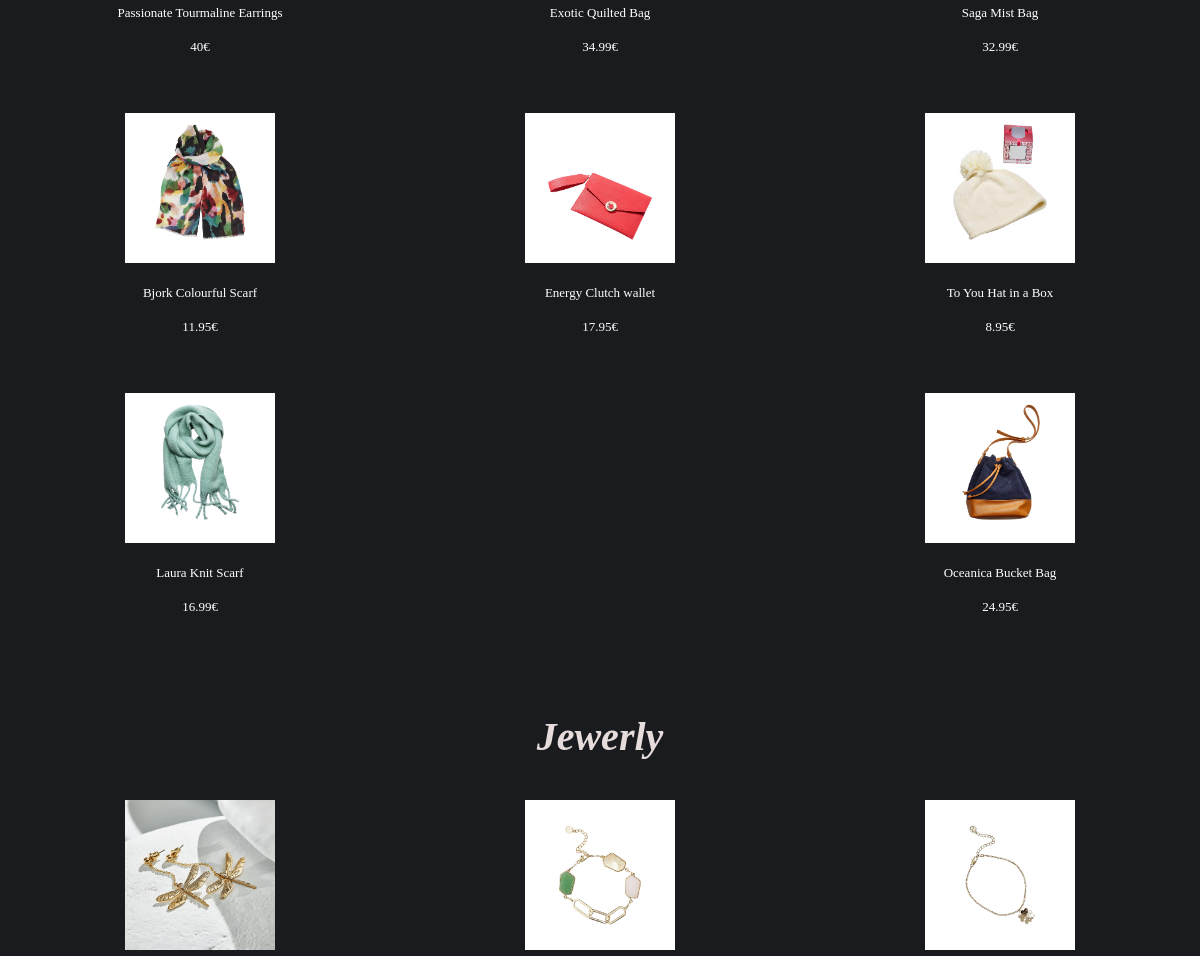
The app's page /views/accessories.php (middle part), older data.
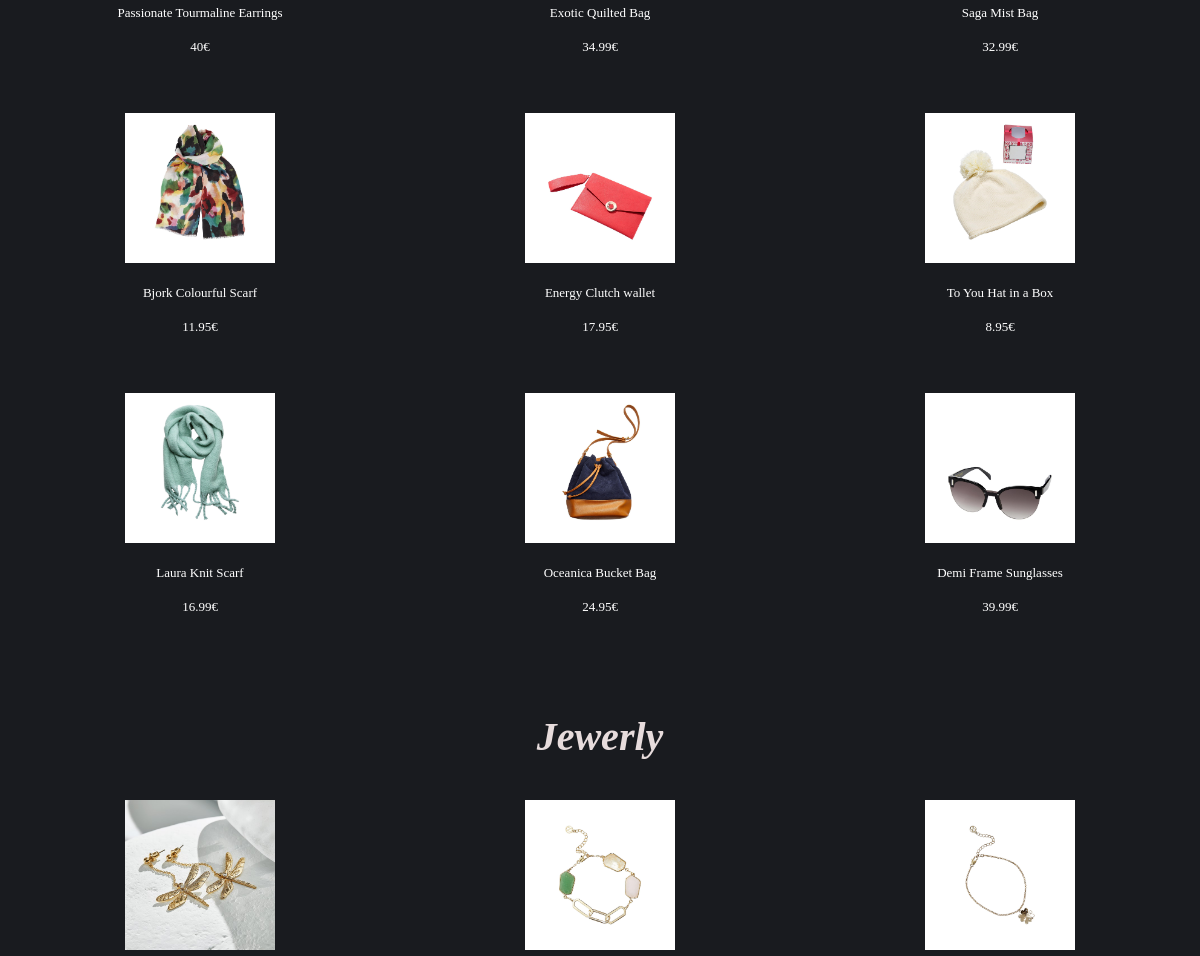
The same page, newer data.
### tables this page shows
CREATE TABLE `products` (
  `id` int(11) NOT NULL,
  `name` varchar(255) NOT NULL,
  `category` varchar(255) NOT NULL,
  `lowerCategory` varchar(255) NOT NULL,
  `img_path` varchar(255) NOT NULL,
  `price` double NOT NULL
);

### components/databaseConfiguration.php (called while the page is built, shortened)
<?php
class DatabasePDOConfiguration {
    private $connection;
    private $host = "localhost";
    private $username = "root";
    private $dbName = "web";
    private $password = "";
    private function createConnection(){
        $this->connection = new PDO("mysql:host=$this->host;dbname=$this->dbName", $this->username, $this->password);
        $this->connection->setAttribute(PDO::ATTR_ERRMODE, PDO::ERRMODE_EXCEPTION);
    }
    protected function getConnection(){
        return $this->connection;
    }
}

### components/productMapper.php (called while the page is built, shortened)
<?php
require_once 'databaseConfiguration.php';
class ProductMapper extends DatabasePDOConfiguration{
    private $conn;
    public function __construct()
    {
        $this->conn = $this->getConnection();
    }
    public function getProductsByLowerCategory($lowerCategory){
        $this->query = "select * from products where lowerCategory=:lowerCategory";
        $statement = $this->conn->prepare($this->query);
        $statement->bindParam(":lowerCategory", $lowerCategory);
        $statement->execute();
        return $result = $statement->fetchAll(PDO::FETCH_ASSOC);
    }
}

### views/accessories.php (the view, shortened to what this page needs)
<?php
    require_once '../components/productMapper.php';
    $mapper2 = new ProductMapper();
?>
<!DOCTYPE html>
<head>
    <link rel="stylesheet"  href="../style/accessories.css">
<body>
    <?php
        include("../reusableCode/header.php");
    ?>
    <main class="Accessories">
                <div id="Accessories" >
                        <?php
                        $products = $mapper2->getProductsByLowerCategory('Accessories');
                        foreach($products as $product){
                        ?>
                        <ul class="list">
                        <li><img src="<?php echo $product['img_path'];?>"></li><br>
                        <li><?php echo $product['name'];?></li><br>
                        <li><?php echo $product['price'];?>€</li><br>
                         </ul>
                        <?php
                            }
                        ?>
                </div>
            <h4>Jewerly</h4>
            <div id="Jewerly">
                <?php
                    $products = $mapper2->getProductsByLowerCategory('Jewerly');
                    foreach($products as $product){
                ?>
                <ul class="list">
                    <li><img src="<?php echo $product['img_path'];?>"></li><br>
                    <li><?php echo $product['name'];?></li><br>
                    <li><?php echo $product['price'];?>€</li><br>
                </ul>
                <?php
                    }
                ?>
            </div>
    </main>
</body>
</html>

Row changes from the older to the newer data that the page shows:
added products: img_path (picture), name "Demi Frame Sunglasses", price "39.99"
